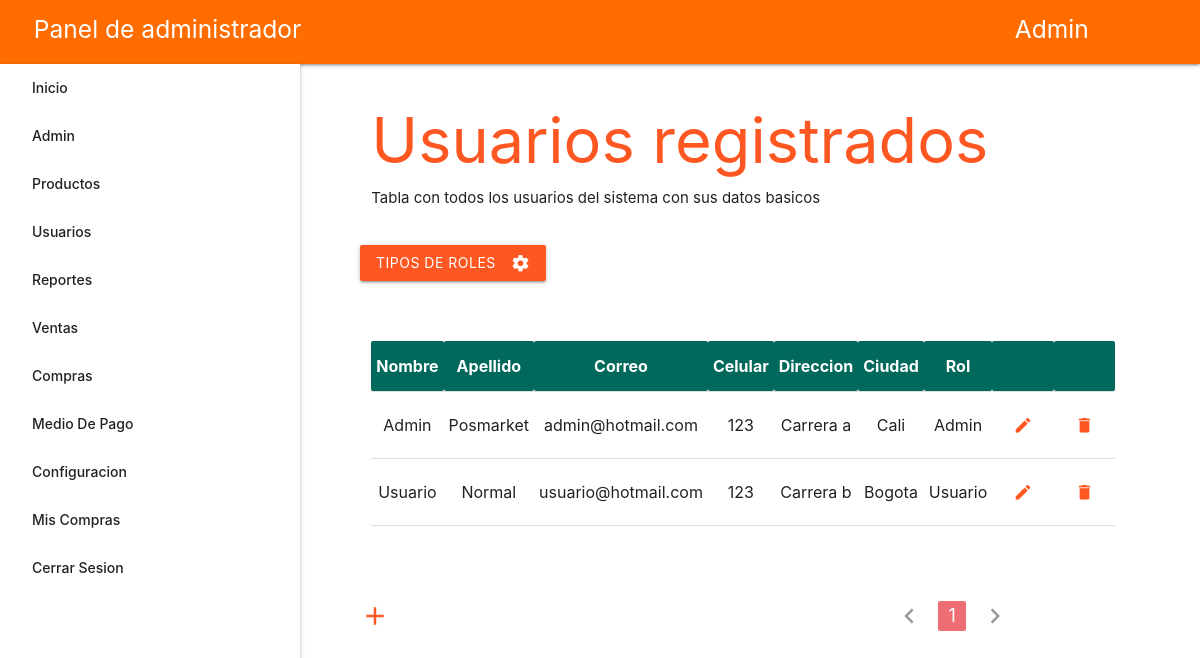
/controladores/UsuariosControlador.php (signed in), run on the app's committed database.
### tables this page shows
CREATE TABLE `usuarios` (
  `id` int(10) UNSIGNED NOT NULL,
  `apellido` varchar(100) NOT NULL,
  `cedula` int(11) NOT NULL,
  `celular` varchar(30) NOT NULL,
  `ciudad` varchar(50) NOT NULL,
  `contrasena` varchar(150) NOT NULL,
  `correo` varchar(150) NOT NULL,
  `direccion` varchar(100) NOT NULL,
  `nombre` varchar(100) NOT NULL,
  `rol_id` int(10) UNSIGNED NOT NULL
);

CREATE TABLE `roles` (
  `id` int(10) UNSIGNED NOT NULL,
  `rol` varchar(50) NOT NULL
);

### modelos/Usuario.php (called while the page is built, shortened)
<?php
require_once '../configuracion/conexion_db.php';
class Usuario
{
	public static $consultasDonde = '';
	public static $consultaJoin = '';
	public static $consultaSelect = 'SELECT * FROM usuarios ';
	public static $consultaLimite = '';
	public static $consultaOrdenar = '';
	public static function todos()
	{
		$lista_usuarios = [];
		$conexion = new Conexion;
		$resultado = $conexion->conn->query('SELECT * FROM usuarios');
		while ( $usuario = $resultado->fetch_assoc() ) {
			$usuarioTemporal = new Usuario();
			$usuarioTemporal->id 	 	 = $usuario['id'];
			$usuarioTemporal->apellido 	 = $usuario['apellido'];
			$usuarioTemporal->cedula	 = $usuario['cedula'];
			$usuarioTemporal->celular 	 = $usuario['celular'];
			$usuarioTemporal->ciudad 	 = $usuario['ciudad'];
			$usuarioTemporal->contrasena = $usuario['contrasena'];
			$usuarioTemporal->correo 	 = $usuario['correo'];
			$usuarioTemporal->direccion	 = $usuario['direccion'];
			$usuarioTemporal->nombre 	 = $usuario['nombre'];
			$usuarioTemporal->rol_id 	 = $usuario['rol_id'];
			$lista_usuarios[] = $usuarioTemporal;
		}
		return $lista_usuarios;
	}
	public static function seleccionar($campos)
	{
		static::$consultaSelect = "SELECT $campos FROM usuarios";
		return new static;
	}
	public static function unir($tabla, $campoReferencia, $campoOriginal)
	{
		static::$consultaJoin = " INNER JOIN $tabla ON usuarios.$campoReferencia = $tabla.$campoOriginal ";
		return new static;
	}
	public static function limite($inicio = 0, $limite)
	{
		static::$consultaLimite = " LIMIT $inicio, $limite";
		return new static;
	}
	public static function resultado()
	{
		$lista_usuarios = [];
		$conexion = new Conexion;
		$sql = static::$consultaSelect . static::$consultasDonde . static::$consultaJoin . static::$consultaOrdenar . static::$consultaLimite;
		$resultado = $conexion->conn->query($sql);
		while ( $usuario = $resultado->fetch_assoc() ) {
			$usuarioTemporal = new Usuario();
			$usuarioTemporal->id 	 	 = ( isset($usuario['id']) ? $usuario['id'] : '');
			$usuarioTemporal->apellido 	 = ( isset($usuario['apellido']) ? $usuario['apellido'] : '');
			$usuarioTemporal->cedula	 = ( isset($usuario['cedula']) ? $usuario['cedula'] : '');
			$usuarioTemporal->celular 	 = ( isset($usuario['celular']) ? $usuario['celular'] : '');
			$usuarioTemporal->ciudad 	 = ( isset($usuario['ciudad']) ? $usuario['ciudad'] : '');
			$usuarioTemporal->contrasena = ( isset($usuario['contrasena']) ? $usuario['contrasena'] : '');
			$usuarioTemporal->correo 	 = ( isset($usuario['correo']) ? $usuario['correo'] : '');
			$usuarioTemporal->direccion	 = ( isset($usuario['direccion']) ? $usuario['direccion'] : '');
			$usuarioTemporal->nombre 	 = ( isset($usuario['nombre']) ? $usuario['nombre'] : '');
			$usuarioTemporal->rol_id 	 = ( isset($usuario['rol_id']) ? $usuario['rol_id'] : '');
			$usuarioTemporal->rol = ( isset($usuario['rol']) ? $usuario['rol'] : '' );
			$lista_usuarios[] = $usuarioTemporal;
		}
		static::$consultasDonde = '';
		static::$consultaJoin = '';
		static::$consultaSelect = 'SELECT * FROM usuarios ';
		static::$consultaOrdenar = '';
		static::$consultaLimite = '';
		return $lista_usuarios;
	}
}

### configuracion/conexion_db.php (called while the page is built, shortened)
<?php
class Conexion{
    function __construct(){
        $this->conn = new mysqli(servidor, servidor_nombre, servidor_contra, servidor_base_datos);
    }
}
?>

### vistas/usuarios/index.php (the view, shortened to what this page needs)
<html lang="en">
<head>
    <?php include_once '../vistas/includes/estilos.php'; ?>
</head>
<body>
    <?php include_once '../vistas/includes/nav.php'; ?>
    <main class="container">
        <div class="row">
            <div class="col s12">
                <h1 style="margin-bottom: .8rem;" class="deep-orange-text">Usuarios registrados</h1>
            </div>
            <div class="col s12">
                <p style="margin-top: 0;">Tabla con todos los usuarios del sistema con sus datos basicos</p>
            </div>
        </div>
        <div class="row">
            <a href="<?php echo ruta . '/usuarios/roles' ?>" class="waves-effect waves-light btn deep-orange">Tipos de Roles<i class="material-icons right" style="color: white;">settings</i></a>
        </div>
        <div class="row" style="margin-top: 4rem;">
            <div class="col s12">
                <?php if($usuarios != null) : ?>
                <table class="responsive-table centered">
                    <thead class="teal darken-3 white-text">
                        <th>Nombre</th>
                        <th>Apellido</th>
                        <th>Correo</th>
                        <th>Celular</th>
                        <th>Direccion</th>
                        <th>Ciudad</th>
                        <th>Rol</th>
                        <th></th>
                        <th></th>
                    </thead>
                    <tbody id="tablaUsuarios">
                        <?php foreach ($usuarios as $key => $usuario) : ?>
                            <tr>
                                <td data-nombre-usuario="<?php echo $usuario->nombre ?>"> <?php echo $usuario->nombre ?> </td>
                                <td> <?php echo $usuario->apellido ?> </td>
                                <td> <?php echo $usuario->correo ?> </td>
                                <td> <?php echo $usuario->celular ?> </td>
                                <td> <?php echo $usuario->direccion ?> </td>
                                <td> <?php echo $usuario->ciudad ?> </td>
                                <td> <?php echo $usuario->rol ?> </td>
                                <td>
                                    <a href="<?php echo ruta . '/usuarios/actualizar/' . $usuario->id ?>" class="waves-effect waves-light btn-flat"><i class="material-icons" style="color: #ff5722;">create</i></a>
                                </td>
                                <td>
                                    <button class="waves-effect waves-light btn-flat"><i class="material-icons" style="color: #ff5722;">delete</i></button>
                                </td>
                            </tr>
                        <?php endforeach ?>
                    </tbody>
                </table>
                <?php else: ?>
                    <div class="alerta alerta-teal-darken-3" >No hay usuarios</div>
                <?php endif ?>
            </div>
        </div>
        <div class="mt-16 flex justify-between flex-wrap" >
            <div class="col s12 l5 flex items-center" >
                <a href="<?php echo ruta . '/usuarios/crear' ?>" class="waves-effect waves-light">
                    <i class="material-icons Small" style="color: #ff5722;">add</i>
                </a>
            </div>
            <div class="col s12 l7 mt-6 sm:mt-0" >
                <ul class="pagination">
                    <?php if ($pagina != 1): ?>
                        <li class="waves-effect">
                            <a href="<?php echo htmlspecialchars(ruta . '/usuarios/pagina/' . ($pagina-1) ) ?>">
                                <i class="material-icons">chevron_left</i>
                            </a>
                        </li>
                    <?php else: ?>
                        <li class="disabled"><a>
                            <i class="material-icons">chevron_left</i></a>
                        </li>
                    <?php endif; ?>
                    <?php for ($i = 1; $i <= $cantidadDePaginas; $i++): ?>
                        <?php if ($pagina == $i): ?>
                            <li class="active">
                                <a href="<?php echo htmlspecialchars(ruta . "/usuarios/pagina/$i") ?>"><?php echo $i ?></a>
                            </li>
                        <?php else: ?>
                            <li class="waves-effect">
                                <a href="<?php echo htmlspecialchars(ruta . "/usuarios/pagina/$i") ?>"><?php echo $i ?></a>
                            </li>
                        <?php endif; ?>
                    <?php endfor; ?>
                    <?php if ($cantidadDePaginas == $pagina): ?>
                        <li class="disabled"><a>
                            <i class="material-icons">chevron_right</i></a>
                        </li>
                    <?php endif; ?>
                </ul>
            </div>
        </div>
    </main>
</body>
</html>

### public/css/tema.css (style rules this page uses)
header, main, footer { padding-left: 180px; }

### data on the page
usuarios: nombre "Admin", apellido "Posmarket", correo "admin@hotmail.com", celular "123", direccion "Carrera a", ciudad "Cali", rol.rol "Admin"
usuarios: nombre "Usuario", apellido "Normal", correo "usuario@hotmail.com", celular "123", direccion "Carrera b", ciudad "Bogota", rol.rol "Usuario"

### other printed values
$admin->nombre "Admin"
